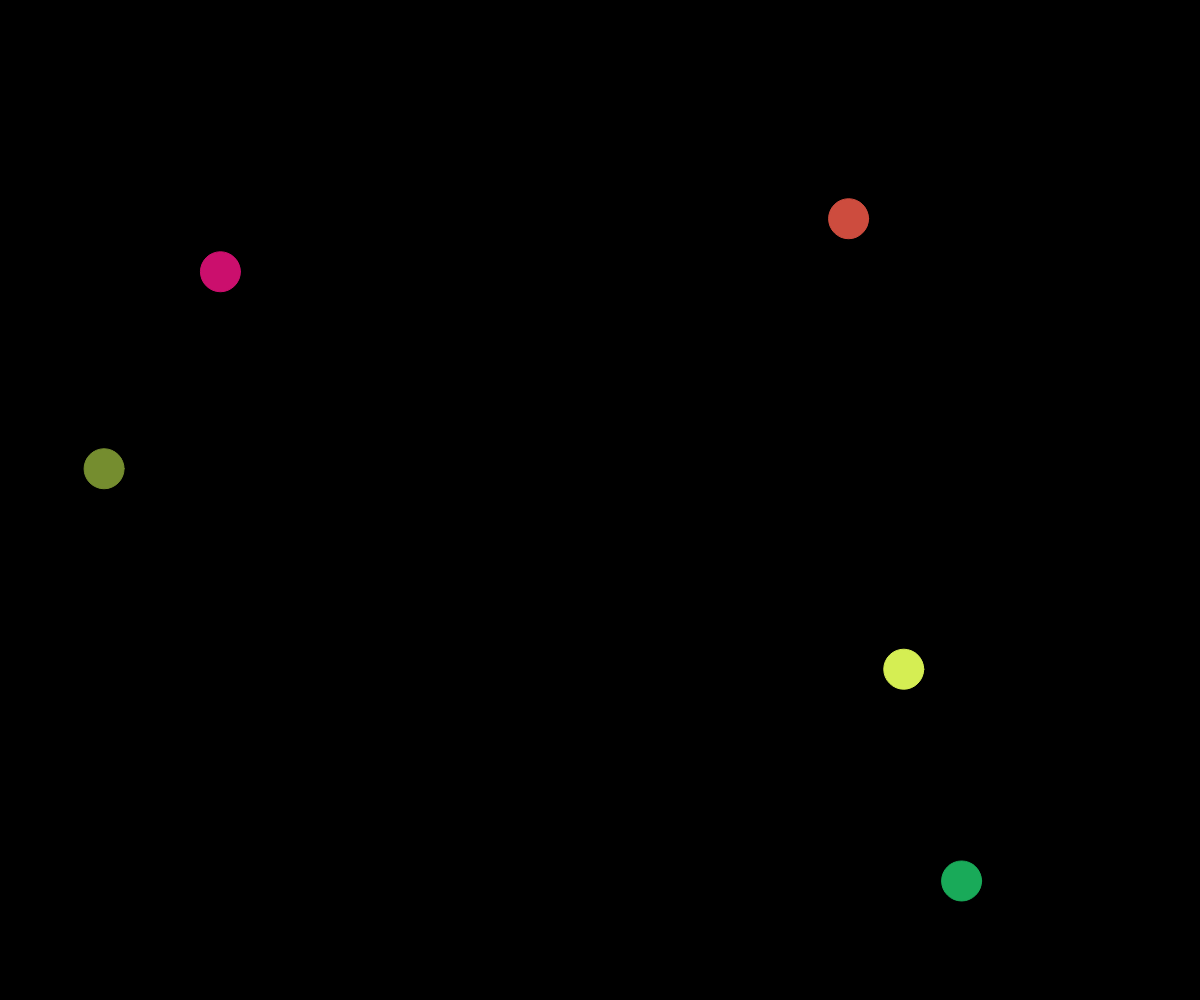
Frame 1 (no input)
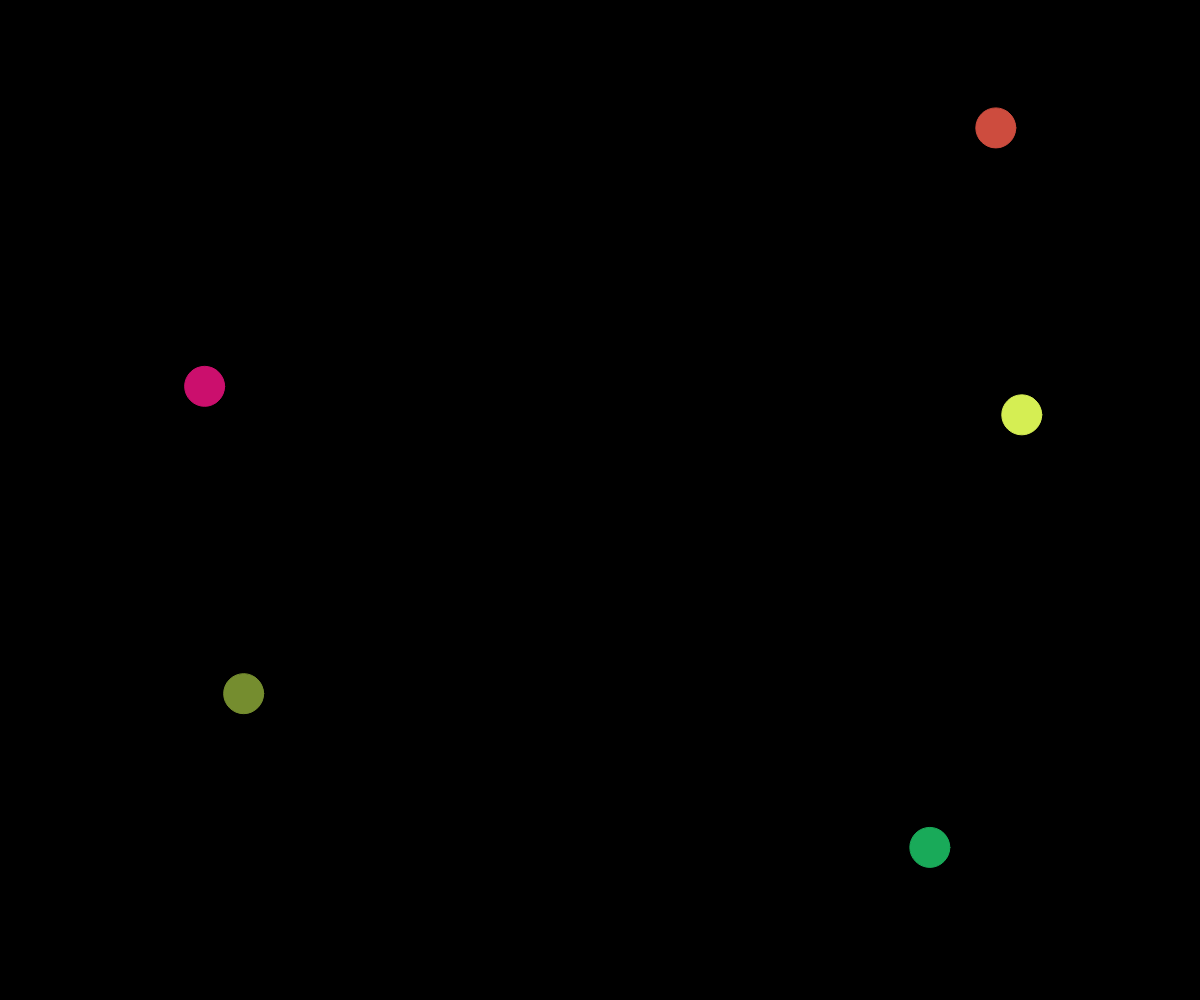
Frame 60 (no input)
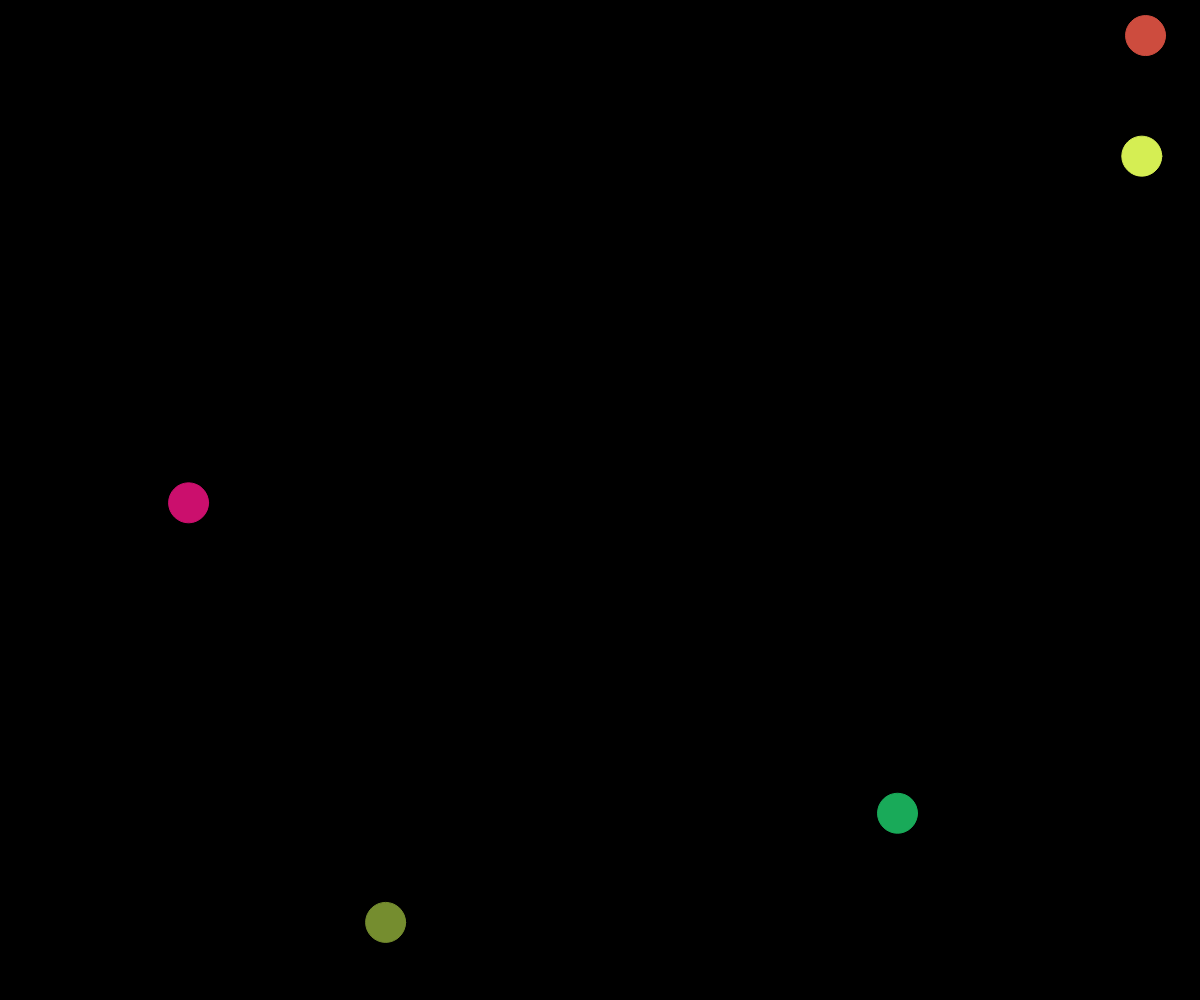
Frame 120 (the mouse pressed at the canvas centre since frame 60)

The p5.js sketch that drew these frames (run headless with seeded random() and noise() and a simulated clock; from frame 60 on, the mouse is pressed at the canvas centre):

// p5.js sketch
// ── sketch.js
// CS30 Final
// Ben McPherson
// June 18, 2024
//
// Extra for Experts:
// - describe what you did to take this project "above and beyond"


class ball {
  constructor(x, y) {
    this.x = x;
    this.y = y;
    this.d = 40;
    this.r = structuredClone(this.d)/2;
    this.dx = random(-5, 5);
    this.dy = random(-5, 5);
    this.red = (random(255));
    this.blue = (random(255))
    this.green = (random(255))
  }
  // Function in class which displays the balls
  display() {
    stroke(this.red, this.blue, this.green);
    fill(this.red, this.blue, this.green);
    circle(this.x, this.y, this.d);
  }
  move() {

    // Detects if ball hits sides
    if (((this.x - this.r) <= 0) || (this.x + this.r >= windowWidth)) {
      this.dx = this.dx * (-1);
    }
    // Detects if ball hits top/bottom
    if (((this.y - this.r) <= 0) || (this.y + this.r >= windowHeight)) {
      this.dy = this.dy * (-1);
    }
    // Moves the balls
    this.x += this.dx;
    this.y += this.dy;
  }
}

let theBalls = [];
let diameter = 40;

function setup() {
  createCanvas(windowWidth, windowHeight);

  // Pushes the balls into an array
  for (let i = 0; i < 5; i++) {
    theBalls.push(new ball(random(diameter/2, width - diameter/2), random(diameter/2, height - diameter/2)));
  }
}

// Displays and moves the balls in the array
function draw() {
  background(0);
  for (let ball of theBalls) {
    ball.display();
    ball.move();
  }
}

// Deletes balls when they are clicked
function mousePressed() {
  if (mouseX === ball.x + ball.r && mouseX === ball.x - ball.r && mouseY === ball.y + ball.r && mouseY === ball.y - ball.r) {
    for (let Index of theBalls) {
      theBalls.splice(Index, 1);
    }
    return theBalls;
  }
}

// Adds a ball to the screen when space bar is pressed
function keyPressed() {
  if (key === " ") {
    theBalls.push(new ball(random(diameter/2, width + diameter/2), random(diameter/2, height - diameter/2)));
  }
}
